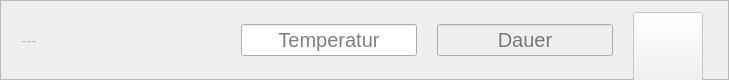
                  <widget class="QFrame" name="frm_mash_step5">
                   <property name="minimumSize">
                    <size>
                     <width>0</width>
                     <height>80</height>
                    </size>
                   </property>
                   <property name="maximumSize">
                    <size>
                     <width>16777215</width>
                     <height>80</height>
                    </size>
                   </property>
                   <property name="frameShape">
                    <enum>QFrame::StyledPanel</enum>
                   </property>
                   <property name="frameShadow">
                    <enum>QFrame::Raised</enum>
                   </property>
                   <layout class="QHBoxLayout" name="horizontalLayout_8">
                    <property name="spacing">
                     <number>20</number>
                    </property>
                    <property name="leftMargin">
                     <number>20</number>
                    </property>
                    <property name="rightMargin">
                     <number>25</number>
                    </property>
                    <item>
                     <widget class="QLabel" name="lbl_mash_step5_title">
                      <property name="enabled">
                       <bool>false</bool>
                      </property>
                      <property name="minimumSize">
                       <size>
                        <width>200</width>
                        <height>0</height>
                       </size>
                      </property>
                      <property name="font">
                       <font>
                        <pointsize>12</pointsize>
                       </font>
                      </property>
                      <property name="text">
                       <string>---</string>
                      </property>
                     </widget>
                    </item>
                    <item>
                     <widget class="QLineEdit" name="lne_mash_step5_temp">
                      <property name="font">
                       <font>
                        <pointsize>15</pointsize>
                       </font>
                      </property>
                      <property name="text">
                       <string/>
                      </property>
                      <property name="alignment">
                       <set>Qt::AlignCenter</set>
                      </property>
                      <property name="placeholderText">
                       <string>Temperatur</string>
                      </property>
                     </widget>
                    </item>
                    <item>
                     <widget class="QLineEdit" name="lne_mash_step5_time">
                      <property name="enabled">
                       <bool>false</bool>
                      </property>
                      <property name="font">
                       <font>
                        <pointsize>15</pointsize>
                       </font>
                      </property>
                      <property name="text">
                       <string/>
                      </property>
                      <property name="alignment">
                       <set>Qt::AlignCenter</set>
                      </property>
                      <property name="placeholderText">
                       <string>Dauer</string>
                      </property>
                     </widget>
                    </item>
                    <item>
                     <widget class="QPushButton" name="btn_mash_step5_alarm">
                      <property name="enabled">
                       <bool>false</bool>
                      </property>
                      <property name="minimumSize">
                       <size>
                        <width>70</width>
                        <height>80</height>
                       </size>
                      </property>
                      <property name="maximumSize">
                       <size>
                        <width>70</width>
                        <height>80</height>
                       </size>
                      </property>
                      <property name="icon">
                       <iconset>
                        <normaloff>assets/alarm0.png</normaloff>assets/alarm0.png</iconset>
                      </property>
                      <property name="iconSize">
                       <size>
                        <width>40</width>
                        <height>40</height>
                       </size>
                      </property>
                      <property name="checkable">
                       <bool>false</bool>
                      </property>
                     </widget>
                    </item>
                   </layout>
                  </widget>
